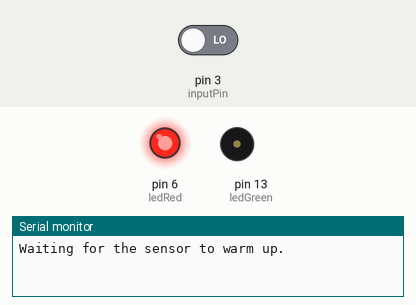
Simulated run of this sketch. Board: Arduino Uno, built with avr-gcc and run on an emulated ATmega328P. Shown: output pins drawn as LEDs (lit = HIGH), buzzer (waves = sounding), the last lines printed to the serial monitor. The test bench sets the inputs (shaded band); at power-on: pin 3 (inputPin) LOW. Pins used as bus, display or sensor lines are not drawn.

Above: at 0.1 s.
At 4.2 s:
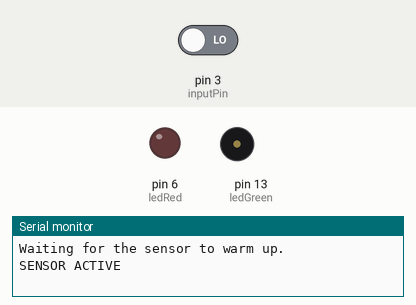
4.3 s: pin 3 (inputPin) driven HIGH
At 5.6 s:
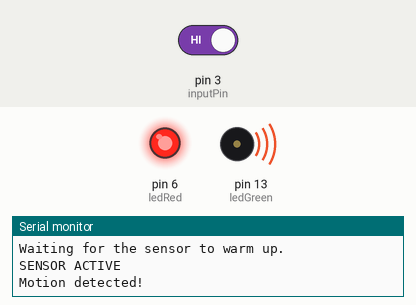
Timing chart, 0 to 7.3 s (numbered marks = the images above; inputs shaded):
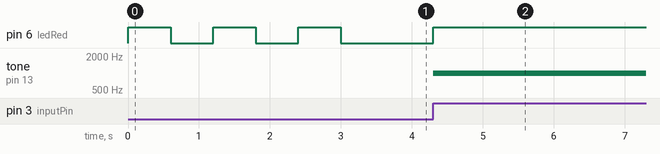

Measured:
- after the input at 4.3 s, pin 6 (ledRed): LOW → HIGH at once; tone on pin 13 (ledGreen): silent → 1000 Hz at once
- by itself, pin 6 (ledRed): alternates HIGH for 0.60 s and LOW for 0.60 s, 5 changes in all, then stays LOW

The sketch:

3_PIR_Motion_Sensor.ino
```cpp
/* PIR Motion Sensor
   GitHub URL - https://github.com/narayanvyas/Intruder-Alarm-System-Using-PIR-Motion-Sensor
   Components
   ----------
    - Arduino Uno R3
    - Infrared Motion Sensor
    - Two LEDs
    - Two 220 Ohm Resistors
    - A Buzzer
    - PCB
    - Wires
    - 9v Battery
    - 9v Battery Connector
    - On Off Switch
   Libraries
   ---------
   - None
   Connections
   -----------
        Break out          |     Arduino Uno
   --------------------------------------------
        PIR VCC            |        5V
        PIR GND            |        GND
        PIR OUT            |        3
        LED 1 OUT          |        9
        LED 2 OUT          |        11
        Buzzer OUT         |        13
        Buzzer GND         |        GND
     Also connect LEDs two 220 Ohm Resistors.
         ----/\/\/\/\----(LED |)----GND
*/

int inputPin = 3;       // choose the input pin (for PIR sensor)
int ledRed   = 6;     // choose the pin for Green LED
int ledGreen = 13;         // choose the pin for Red LED
int buzzer = 13;         // choose pin for the buzzer
int pirState = LOW;     // we start, assuming no motion detected
int val      = 0;       // variable for reading the pin status

//the time we give the sensor to calibrate (10-60 secs according to the datasheet)
int calibrationTime = 30; //This time is in seconds

void setup() {
  pinMode(ledRed, OUTPUT);      // declare Red LED as output
  pinMode(ledGreen, OUTPUT);      // declare Green LED as output
  pinMode(inputPin, INPUT);     // declare sensor as input
  pinMode(buzzer, OUTPUT);     // declare buzzer as output

  Serial.begin(9600);
  Serial.println("Waiting for the sensor to warm up.");
  digitalWrite(ledRed, HIGH);
  digitalWrite(ledGreen, HIGH);
  delay(600);
  digitalWrite(ledRed, LOW);
  digitalWrite(ledGreen, LOW);
  delay(600);
  digitalWrite(ledRed, HIGH);
  digitalWrite(ledGreen, HIGH);
  delay(600);
  digitalWrite(ledRed, LOW);
  digitalWrite(ledGreen, LOW);
  delay(600);
  digitalWrite(ledRed, HIGH);
  digitalWrite(ledGreen, HIGH);
  delay(600);
  Serial.println("SENSOR ACTIVE");
}

void loop() {
  val = digitalRead(inputPin);  // read input value

  if (val == HIGH) {            // check if the input is HIGH
    digitalWrite(ledGreen, LOW);  // turn Green LED OFF
    digitalWrite(ledRed, HIGH);  // turn Green LED ON
    tone(buzzer, 1000);
    if (pirState == LOW) {
      // we have just turned on
      Serial.println("Motion detected!");
      // We only want to print on the output change, not state
      pirState = HIGH;
      delay(5000);
    }
  } else {
    digitalWrite(ledRed, LOW); // turn Red LED OFF
    digitalWrite(ledGreen, HIGH);  // turn Green LED ON
    if (pirState == HIGH) {
      // we have just turned off
      Serial.println("Motion ended!");
      // We only want to print on the output change, not state
      pirState = LOW;
      noTone(buzzer);
    }
  }
}
```
